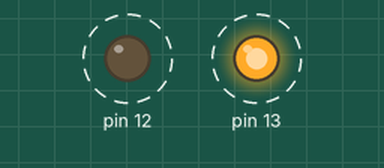
Bench run of a sketch on a simulated Arduino Uno, built with avr-gcc and run on an emulated ATmega328P. Parts: output pins drawn as LEDs (lit = HIGH). Dashed ring = blinking.

Above: at 0.5 s.
Timing chart, 0 to 4.6 s (numbered marks = the images above):
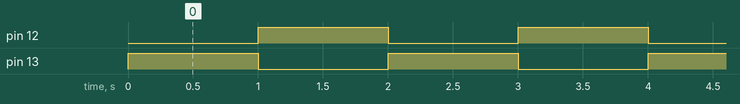

The sketch:

activity_2.ino
```cpp
void setup() {
  pinMode(13, OUTPUT);
  pinMode(12, OUTPUT);

}

void loop() {

  digitalWrite(13, 1);
  digitalWrite(12, 0);

  delay(1000);

  digitalWrite(13, 0);
  digitalWrite(12, 1);

  delay(1000);

}
```

Measured:
- by itself, pin 12, pin 13: alternates HIGH for 1.0 s and LOW for 1.0 s
